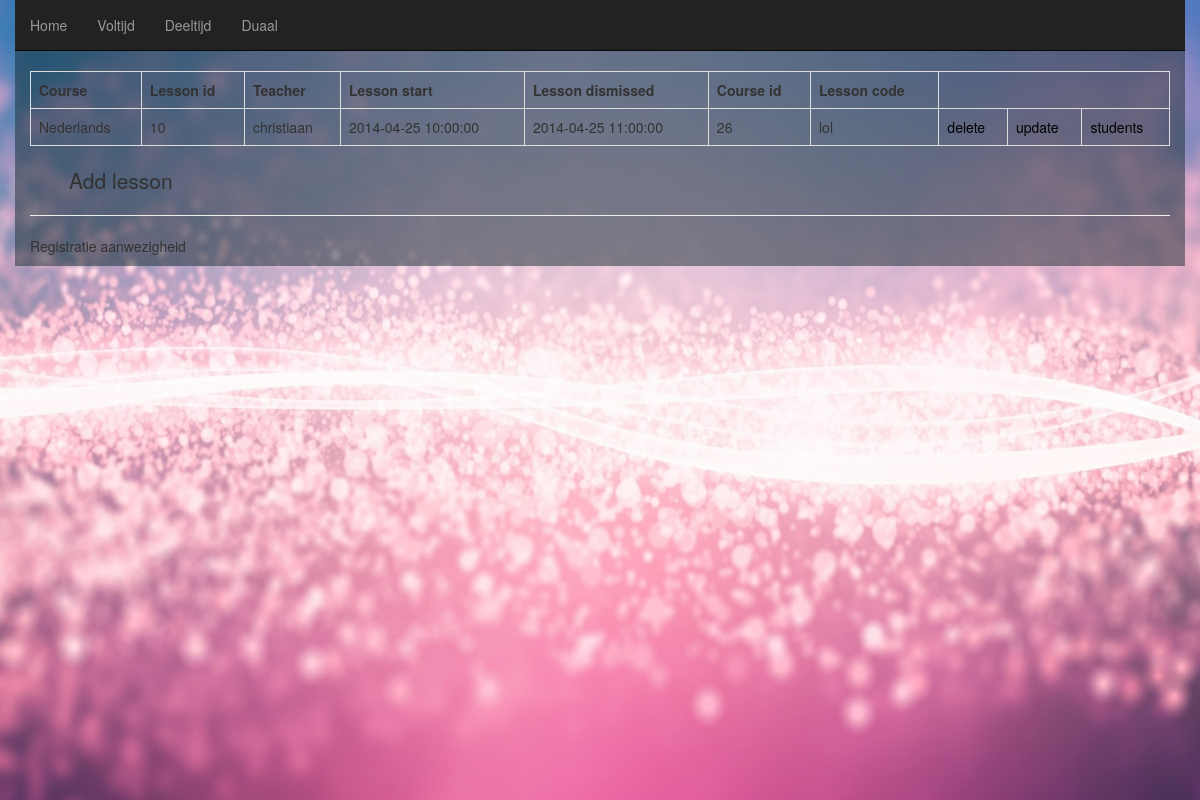
/lessons.php?id=26 (signed in), run on an earlier commit of the app's database.
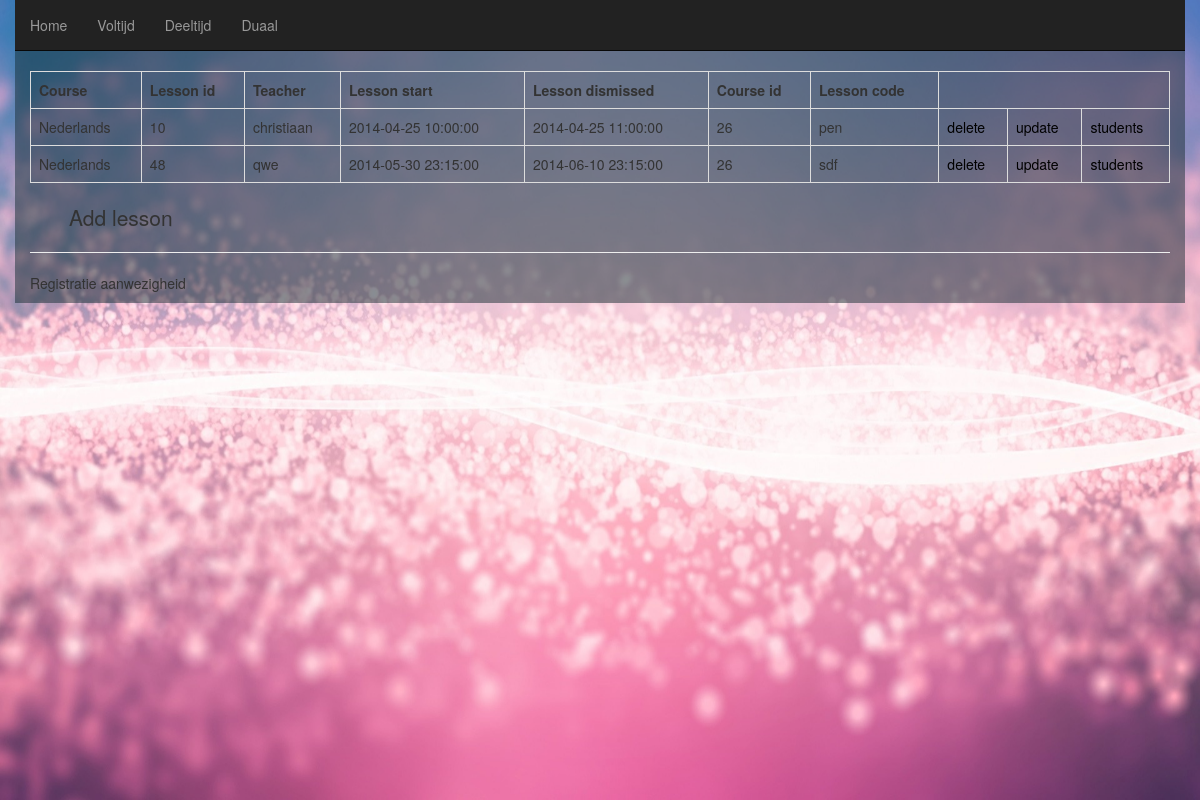
And on a later commit of the database.
### tables this page shows
CREATE TABLE IF NOT EXISTS `lessons` (
  `lessonId` int(10) NOT NULL AUTO_INCREMENT,
  `user_id` int(10) NOT NULL,
  `course_id` int(10) DEFAULT NULL,
  `startTime` datetime DEFAULT NULL,
  `endTime` datetime DEFAULT NULL,
  `lescode` varchar(50) NOT NULL,
  PRIMARY KEY (`lessonId`),
  KEY `user_id` (`user_id`),
  KEY `course_id` (`course_id`)
);

CREATE TABLE IF NOT EXISTS `courses` (
  `course_id` int(10) NOT NULL AUTO_INCREMENT,
  `categoryId` int(10) NOT NULL DEFAULT '0',
  `name` varchar(50) DEFAULT NULL,
  `courseType` varchar(50) DEFAULT NULL,
  PRIMARY KEY (`course_id`),
  KEY `categoryId` (`categoryId`)
);

CREATE TABLE IF NOT EXISTS `users` (
  `user_id` int(11) NOT NULL AUTO_INCREMENT,
  `username` varchar(32) NOT NULL,
  `password` varchar(32) NOT NULL,
  `first_name` varchar(32) NOT NULL,
  `last_name` varchar(32) NOT NULL,
  `email` varchar(1024) NOT NULL,
  `active` int(11) NOT NULL DEFAULT '0',
  `type` int(11) NOT NULL DEFAULT '0',
  PRIMARY KEY (`user_id`),
  UNIQUE KEY `username` (`username`)
);

### core/functions/users.php (called while the page is built, shortened)
<?php
function user_data($user_id) {
    $mysqli = Database::getDatabaseConnection();
    $query = "SELECT user_id, username, password, first_name, last_name, email, type FROM `users` WHERE user_id ='" . $user_id . "'";
    $result = $mysqli->query($query);
    $row = $result->fetch_assoc();
    return $row;
}
function logged_in() {
    return (isset($_SESSION['user_id'])) ? true : false;
}
?>

### core/init.php (called while the page is built, shortened)
<?php
require ('core/functions/users.php');
if (logged_in() == true) {
	$session_user_id = $_SESSION['user_id'][0];
	$user_data = user_data($session_user_id);
}
?>

### core/functions/lessonFunctions.php (called while the page is built, shortened)
<?php
class lessonFunctions {
    function getLessons($q) {
        $mysqli = Database::getDatabaseConnection();
        $query = "SELECT co.name,le.lessonId, us.first_name, le.startTime, le.endTime, le.course_id, le.lescode
            FROM lessons le inner join courses co on le.course_id = co.course_id
            inner join users us
            on le.user_id = us.user_id
            WHERE le.course_id = '" . $q . "'";
        $result = $mysqli->query($query);
        return $result;
    }
}
?>

### lessons.php (the view, shortened to what this page needs)
<?php
require ('core/init.php');
require ('includes/header.php');
?>
<div class="table-responsive">
    <table class=" table table-bordered table-hover">
        <tr>   <td><b>Course</b></td>
            <td><b>Lesson id</b></td>
            <td><b>Teacher</b></td>
            <td><b>Lesson start</b></td>
            <td><b>Lesson dismissed</b></td>
            <td><b>Course id</b></td>
            <td><b>Lesson code</b></td>
        </tr>
        <?php
        require ('core/functions/lessonFunctions.php');
        $q = intval($_GET['id']);
        $lessons = new lessonFunctions();
        $result = $lessons->getLessons($q);
        while ($row = $result->fetch_assoc()) {
            extract($row);
            echo "<tr>";
            echo "<td>" . $row['name'] . "</td>";
            echo "<td>" . $row['lessonId'] . "</td>";
            echo "<td>" . $row['first_name'] . "</td>";
            echo "<td>" . $row['startTime'] . "</td>";
            echo "<td>" . $row['endTime'] . "</td>";
            echo "<td>" . $row['course_id'] . "</td>";
            echo "<td>" . $row['lescode'] . "</td>";
            $lessonId = $row['lessonId'];
            $lescode = $row['lescode'];
            if ($user_data['type'] == 1) {
                echo '<td><a onclick="return confirm(\'Delete lesson? \')" href="deleteLesson.php?id=' . $lessonId . '&courseId=' . $q . '">delete</td>';
                echo '<td><a href="updateLesson.php?id=' . $lessonId . '&teacher=' . $row['first_name'] . '&course=' . $row['name'] . '">update</td>';
                echo '<td><a href="students.php?id=' . $lescode . '">students</td>';
                echo "</tr>";
            }
        }
        ?>
    </table>
</div>
<div class="container-fluid">
    <?php if ($user_data['type'] == 1) { ?>
        <div id="addLesson">
            <p class="lead">Add lesson</p>
        </div>
    <?php } ?>
</div>
<?php
require ('includes/footer.php');
?>

### includes/header.php (shortened to what this page needs)
<!DOCTYPE html>
<?php
include_once './core/functions/users.php';
?>
<html lang="en">
  <head>
    <link href="css/bootstrap.css" rel="stylesheet">
    <link href="css/core.css" rel="stylesheet">
  </head>
	<body>
            <img id="fs_bg"src="image/fs bg.jpg">
             <div class="container">
			<?php if (logged_in() == true && $user_data['type'] == 1) { ?>
            <div class="row">
                <nav class="navbar navbar-default navbar-inverse navbar-fixed-top" role="navigation">
                    <div class="collapse navbar-collapse" id="collapse">
                        <ul class="nav navbar-nav">
                            <li><a href="index.php">Home</a></li>
                            <li><a href="courses.php">Voltijd</a></li>
                            <li ><a href="coursesParttime.php">Deeltijd</a></li>
                            <li ><a href="coursesDualtime.php">Duaal</a></li>
                        </ul>
                    </div>
                </nav>
            </div> <?php } ?>
        </div>
		<div class="container">

### includes/footer.php
			<hr>
			<footer>
				<p>Registratie aanwezigheid</p>
			</footer>
		</div>
	</body>
</html>

### css/core.css (style rules this page uses)
#fs_bg { width: 100%; height:auto; position: fixed; top:0; left: 0; z-index: -100; min-height: 100%; min-width: 1040px; }
div#addLesson { width:300px; float:left; position:relative; }
#addLesson p { margin:0; padding-left:24px; cursor:pointer; background-image:url('../img/open.png'); background-position:left; background-repeat:no-repeat; }
.container { background-color: rgba(22,45,50,0.5); }

What changed in the data, as far as the page shows it:
changed lessons "christiaan": lescode "lol" → "pen"
added lessons: course.name "Nederlands", lessonId "48", user.first_name "qwe", startTime "2014-05-30 23:15:00", endTime "2014-06-10 23:15:00", course "26", lescode "sdf"
